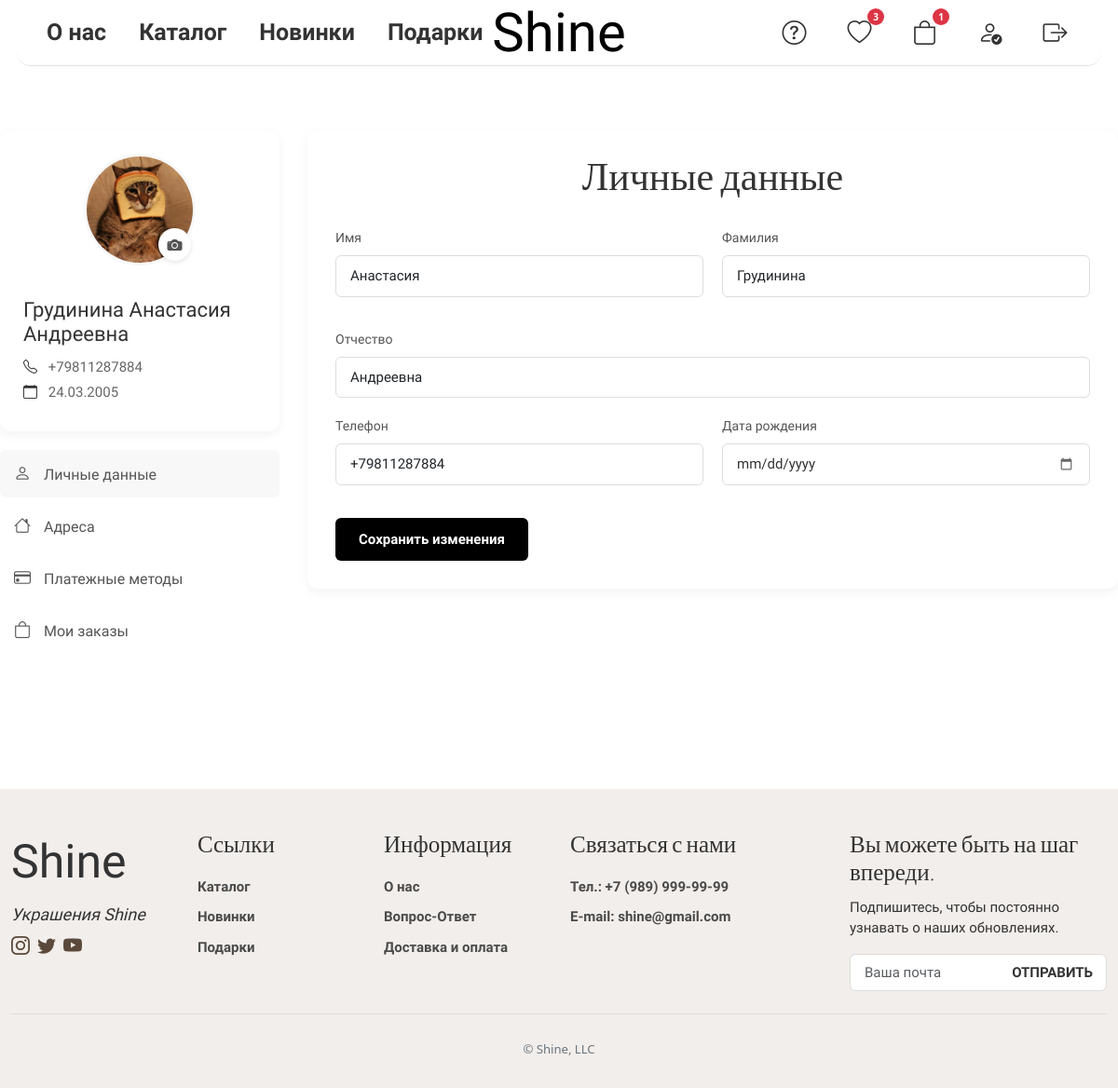
Screenshot of /profile/ (signed in) with the database file from the repository.
### webapp/models.py (models this page shows, shortened)
class UserInfo(models.Model):
    user = models.OneToOneField(User, on_delete=models.CASCADE, related_name='profile')
    phone = models.CharField(max_length=20, blank=True, verbose_name='Телефон')
    birth_date = models.DateField(null=True, blank=True, verbose_name='Дата рождения')
    avatar = models.ImageField(upload_to='avatar', blank=True, default=None, verbose_name='Фото профиля')
    first_name = models.CharField(max_length=100, blank=True, verbose_name='Имя')
    last_name = models.CharField(max_length=100, blank=True, verbose_name='Фамилия')
    middle_name = models.CharField(max_length=100, blank=True, verbose_name='Отчество')
    created_at = models.DateTimeField(auto_now_add=True)
    updated_at = models.DateTimeField(auto_now=True)
    class Meta:
        verbose_name = 'Профиль пользователя'
        verbose_name_plural = 'Профили пользователей'
    @property
    def full_name(self):
        return f"{self.last_name} {self.first_name} {self.middle_name}".strip()

### webapp/views.py (the view, shortened to what this page needs)
# urls.py: path('profile/', profile, name='profile'),
@login_required
def profile(request):
    user_info = UserInfo.objects.get_or_create(user=request.user)[0]
    addresses = UserAddress.objects.filter(user=request.user)
    cards = PaymentCard.objects.filter(user=request.user).order_by('-is_default', '-created_at')  # Добавлен order_by
    orders = Order.objects.filter(user=request.user).order_by('-order_date')
    profile_form = ProfileUpdateForm(instance=user_info)
    address_form = AddressForm()
    card_form = PaymentCardForm()
    avatar_form = AvatarUpdateForm(instance=user_info)
    context = {
        'user_info': user_info,
        'addresses': addresses,
        'cards': cards,
        'orders': orders,
        'profile_form': profile_form,
        'address_form': address_form,
        'card_form': card_form,
        'avatar_form': avatar_form,
    }
    return render(request, 'profile.html', context)

### webapp/context_processors.py (called while the page is built)
def cart_items_count(request):
    if request.user.is_authenticated:
        cart = Cart.objects.filter(user=request.user).first()
        return {'cart_items_count': cart.total_items if cart else 0}
    return {'cart_items_count': 0}

def wishlist_items_count(request):
    if request.user.is_authenticated:
        wishlist = Wishlist.objects.filter(user=request.user).first()
        return {'wishlist_items_count': wishlist.items.count() if wishlist else 0}
    return {'wishlist_items_count': 0}

### webapp/models.py (called while the page is built)
    @property
    def masked_number(self):
        return f'**** **** **** {self.card_number[-4:]}'

    @property
    def expiry_date(self):
        return f"{self.expiry_month:02d}/{self.expiry_year}"

    @property
    def total_items(self):
        return self.items.aggregate(total=models.Sum('quantity'))['total'] or 0

### templates/profile.html (shortened to what this page needs)
{% extends "base.html" %}
{% load static %}
{% block content %}
<div class="shine-profile-container">
    <div class="shine-profile-sidebar">
        <div class="shine-profile-card">
            <div class="shine-avatar-section">
                <form method="post" enctype="multipart/form-data" id="shine-avatar-form">
                    <div class="shine-avatar-wrapper">
                        {% if user_info.avatar %}
                        <img src="{{ user_info.avatar.url }}" alt="Аватар" class="shine-profile-avatar" id="shine-avatar-preview">
                        {% else %}
                        <div class="shine-default-avatar" id="shine-avatar-preview">
                            <i class="bi bi-person-circle"></i>
                        </div>
                        {% endif %}
                        <label for="id_avatar" class="shine-avatar-upload-btn">
                            <i class="bi bi-camera-fill"></i>
                        </label>
                    </div>
                </form>
            </div>
            <div class="shine-profile-info">
                <h2>{{ user_info.full_name }}</h2>
                {% if user_info.phone %}
                <p><i class="bi bi-telephone"></i> {{ user_info.phone }}</p>
                {% endif %}
                {% if user_info.birth_date %}
                <p><i class="bi bi-calendar"></i> {{ user_info.birth_date|date:"d.m.Y" }}</p>
                {% endif %}
            </div>
        </div>
        <nav class="shine-profile-nav">
            <ul>
                <li><a href="#shine-personal-info" class="shine-nav-active"><i class="bi bi-person"></i> Личные данные</a></li>
                <li><a href="#shine-addresses"><i class="bi bi-house"></i> Адреса</a></li>
                <li><a href="#shine-payment-methods"><i class="bi bi-credit-card"></i> Платежные методы</a></li>
                <li><a href="#shine-orders"><i class="bi bi-bag"></i> Мои заказы</a></li>
            </ul>
        </nav>
    </div>
    <div class="shine-profile-content">
        <section id="shine-personal-info" class="shine-profile-section shine-section-active">
            <h2>Личные данные</h2>
            <form method="post" class="shine-profile-form" id="personal-info-form">
                <div class="shine-form-row">
                    <div class="shine-form-group">
                        <label>Имя</label>
                        {{ profile_form.first_name }}
                    </div>
                    <div class="shine-form-group">
                        <label>Фамилия</label>
                        {{ profile_form.last_name }}
                    </div>
                </div>
                <div class="shine-form-group">
                    <label>Отчество</label>
                    {{ profile_form.middle_name }}
                </div>
                <div class="shine-form-row">
                    <div class="shine-form-group">
                        <label>Телефон</label>
                        {{ profile_form.phone }}
                    </div>
                    <div class="shine-form-group">
                        <label>Дата рождения</label>
                        {{ profile_form.birth_date }}
                    </div>
                </div>
                <button type="submit" class="shine-btn-save">Сохранить изменения</button>
            </form>
        </section>
    </div>
</div>
{% endblock %}

### templates/profile.html (style rules this page uses)
.form-control { width: 100%; padding: 10px 15px; border: 1px solid #ddd; border-radius: 6px; font-size: 15px; }

### rows the page displays
UserInfo: avatar (picture), full_name "Грудинина Анастасия Андреевна", phone "+79811287884", birth_date "24.03.2005", first_name "Анастасия", last_name "Грудинина", middle_name "Андреевна"

### other values shown
{{ wishlist_items_count }} "3"
{{ cart_items_count }} "1"
